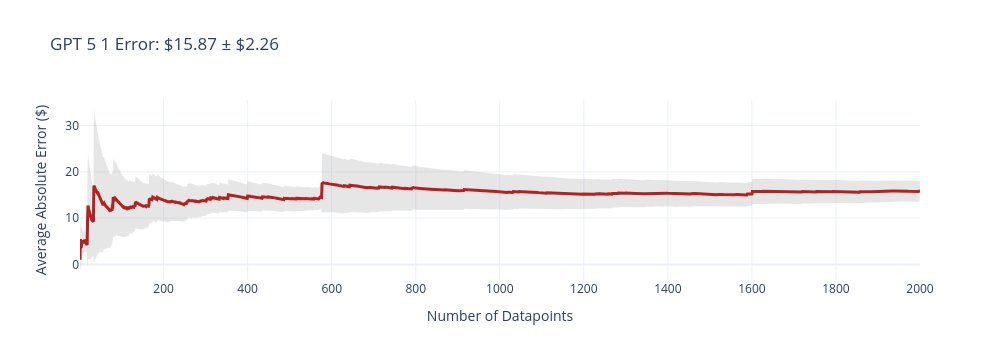
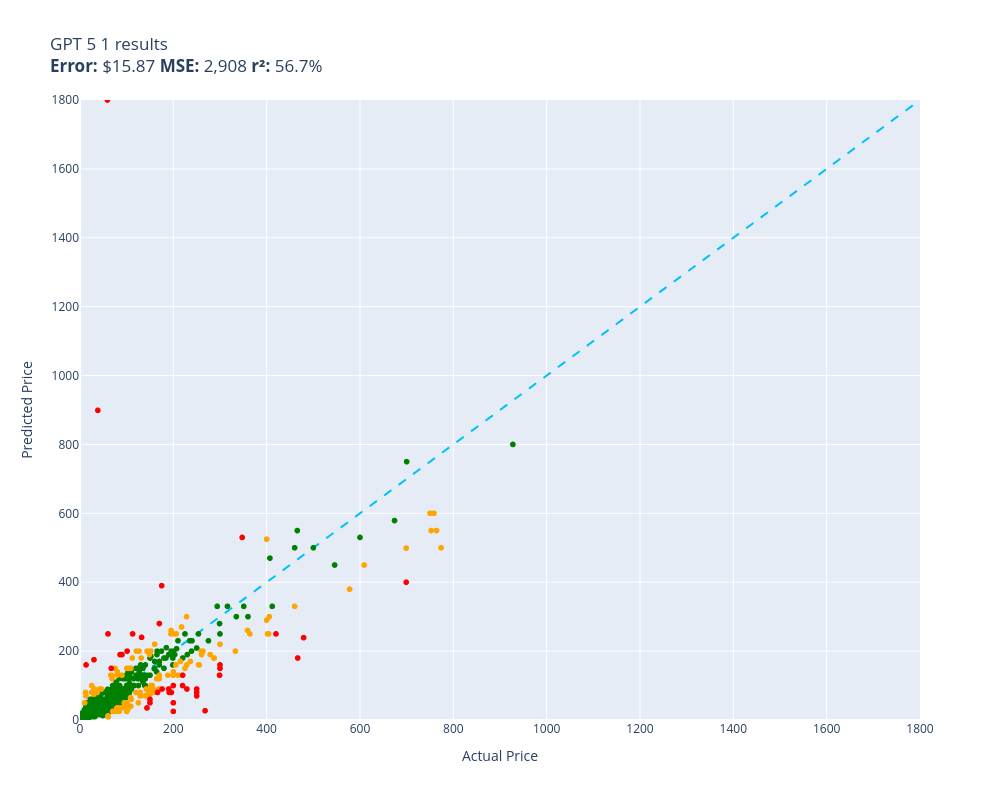

Source (notebook cell) for these figures, in order:
### Code cell
# Evaluation
evaluate(gpt_5_1, test)

### Figure 1 — Plotly figure (JSON) as saved in the notebook; plotly's stock layout.template omitted (floating-point values rounded to 4 significant figures; data arrays with more than 128 entries replaced by an {"elided": "..."} marker saying what was removed)
{"data": [{"fill": "toself", "fillcolor": "rgba(128,128,128,0.2)", "hoverinfo": "skip", "line": {"color": "rgba(255,255,255,0)"}, "name": "95% CI", "showlegend": false, "type": "scatter", "x": {"elided": "4000 int values"}, "y": {"elided": "4000 float values"}}, {"customdata": {"elided": "2000x1 float values"}, "hovertemplate": "n=%{x}<br>Avg Error=$%{y:,.2f}<br>±95% CI=$%{customdata[0]:,.2f}<extra></extra>", "line": {"color": "firebrick", "width": 3}, "mode": "lines", "name": "Cumulative Avg Error", "type": "scatter", "x": {"elided": "2000 int values"}, "y": {"elided": "2000 float values"}}], "layout": {"height": 360, "showlegend": false, "title": {"text": "GPT 5 1 Error: $15.87 ± $2.26"}, "width": 1000, "xaxis": {"title": {"text": "Number of Datapoints"}}, "yaxis": {"title": {"text": "Average Absolute Error ($)"}}}}

### Figure 2 — Plotly figure (JSON) as saved in the notebook; plotly's stock layout.template omitted (floating-point values rounded to 4 significant figures; data arrays with more than 128 entries replaced by an {"elided": "..."} marker saying what was removed)
{"data": [{"customdata": {"elided": "1841x1 str values"}, "hovertemplate": "%{customdata[0]}<extra></extra>", "legendgroup": "green", "marker": {"color": "green", "size": 6, "symbol": "circle"}, "mode": "markers", "name": "green", "showlegend": true, "type": "scattergl", "x": {"elided": "1841 float values"}, "xaxis": "x", "y": {"elided": "1841 float values"}, "yaxis": "y"}, {"customdata": [["Petus PetusHouse 55 X 36 Inch LED Lighte...\nGuess=$289.99 Actual=$399.99"], ["New Pacific Direct Elmo Bonded Leather C...\nGuess=$179.99 Actual=$111.94"], ["Kohler 2943-PG-SAA Catalan Medicine Cabi...\nGuess=$500.00 Actual=$773.77"], ["Baxton Studio Marisse Plastic Modern Din...\nGuess=$179.99 Actual=$131.07"], ["Staub 40511-684 Pure Grill Square, Gray,...\nGuess=$200.00 Actual=$120.73"], ["Modway Ashton Sofas, Light Gray\nGuess=$269.99 Actual=$217.71"], ["Z-Line Designs Series 1.2 Performance L ...\nGuess=$249.99 Actual=$402.00"], ["True HEPA Air Cleaner Filter Replacement...\nGuess=$24.99 Actual=$84.09"], ["Philips TurboStar Technology Airfryer, A...\nGuess=$149.99 Actual=$224.96"], ["Haobo Home Armless Accent Chair Button T...\nGuess=$159.99 Actual=$255.50"], ["Merax 30 Pint Compact Dehumidifier for 3...\nGuess=$149.99 Actual=$99.99"], ["Zinus Walter Standard Profile Metal Smar...\nGuess=$159.99 Actual=$205.35"], ["Traditional European-style 5-Piece Ename...\nGuess=$119.99 Actual=$169.99"], ["Top Split-King: Adjustable King Bed Shee...\nGuess=$149.99 Actual=$74.99"], ["FADFAY 100% Brushed Cotton Sheets Set Ki...\nGuess=$89.99 Actual=$141.75"], ["JESC 4 Panel Canvas Wall Art DJ Painting...\nGuess=$49.99 Actual=$98.99"], ["NWT Framed Wall Art Print Set Red, Blue ...\nGuess=$49.99 Actual=$94.85"], ["Pendulux Altimeter Table Clock - Pilot D...\nGuess=$150.00 Actual=$109.00"], ["Maya Natural Backless Counter Stool with...\nGuess=$119.99 Actual=$68.74"], ["ProCom Heating Vented Natural Gas Firepl...\nGuess=$249.99 Actual=$194.99"], ["Chill Sack Bean Bag Chair: Giant 5' Memo...\nGuess=$199.99 Actual=$149.99"], ["EMMA + OLIVER Black LeatherSoft Chair wi...\nGuess=$249.99 Actual=$403.99"], ["Tangkula 1500W Oscillating Space Heater,...\nGuess=$59.99 Actual=$109.99"], ["Rolanstar Queen Size Bed Frame with LED ...\nGuess=$249.99 Actual=$199.99"], ["Jaxx Zipline Convertible Sleeper Sofa & ...\nGuess=$599.99 Actual=$749.99"], ["6V Electronic Igniton Fireplace Module b...\nGuess=$189.99 Actual=$148.95"], ["DlandHome 47 inches Folding Table Comput...\nGuess=$79.99 Actual=$119.99"], ["Bush Furniture Yorktown 5 Shelf Bookcase...\nGuess=$169.99 Actual=$236.51"], ["Tache 5 Piece Floral Paisely Exotic Magi...\nGuess=$79.99 Actual=$146.90"], ["Ultimate Textile -10 Pack- 14 x 108-Inch...\nGuess=$39.99 Actual=$98.10"], ["W&W Artificial Orchid Plants and Flowers...\nGuess=$24.99 Actual=$69.99"], ["Pleasant Grove Farm 7 Mil Mylar Bags in ...\nGuess=$24.99 Actual=$76.95"], ["Hamilton Hills 22x30 inch Metal Gold Fra...\nGuess=$129.99 Actual=$199.99"], ["Sferra Grande Hotel Sheets - King, White...\nGuess=$525.00 Actual=$400.00"], ["Sense Of Art| Highland Cattle Wall Art| ...\nGuess=$79.99 Actual=$129.00"], ["Home Source White Bar Cabinet with Half ...\nGuess=$189.99 Actual=$279.00"], ["Coaster Furniture Bar Stool 24\" Clear Ac...\nGuess=$179.99 Actual=$286.63"], ["Octorose ® Royalty Oversize Wedding Bedd...\nGuess=$129.99 Actual=$169.99"], ["KANGAROO Thick Ergonomic Anti Fatigue Cu...\nGuess=$34.99 Actual=$89.99"], ["Safavieh Mercer Collection Betsy Grey an...\nGuess=$159.99 Actual=$228.75"], ["Zentron Crystal Collection: Natural Clea...\nGuess=$8.99 Actual=$60.59"], ["11 Pcs Electronic Fuel Injection Noid Li...\nGuess=$79.99 Actual=$24.95"], ["Butterfly Duvet Cover Sets, Soft and Bre...\nGuess=$36.99 Actual=$92.99"], ["Frenchi Home Furnishing Console Table Li...\nGuess=$79.99 Actual=$158.26"], ["GreenPan Chatham Hard Anodized Healthy C...\nGuess=$129.99 Actual=$89.97"], ["OneSpace Ultramodern Glass L-Shape Desk,...\nGuess=$129.99 Actual=$188.18"], ["Stackable Cookware Set Nonstick 100% PFO...\nGuess=$169.99 Actual=$214.99"], ["Ultimate Textile Shantung - Majestic 6 f...\nGuess=$29.99 Actual=$101.98"], ["Gaming Chair Ergonomic Office Chair Vide...\nGuess=$129.99 Actual=$65.99"], ["BISSELL, 3061 Featherweight Cordless Sti...\nGuess=$69.99 Actual=$128.74"], ["Container Furniture Direct Kittleson Uph...\nGuess=$549.99 Actual=$764.00"], ["KINWELL 2022 Upgrade Swivel Armchair Fab...\nGuess=$199.99 Actual=$151.90"], ["5 Lb. Metal Vibratory Tumbler Bowl 90 Da...\nGuess=$69.99 Actual=$129.95"], ["CRYSTAL WORLD \"Harbor Lighthouse\"\nGuess=$34.95 Actual=$78.95"], ["SHA CERLIN Full Size Bed Frame, Metal Pl...\nGuess=$149.99 Actual=$105.99"], ["Boys Sports Patch Football Basketball So...\nGuess=$44.99 Actual=$99.99"], ["Bixiaomei Floating Nightstand with Drawe...\nGuess=$49.99 Actual=$99.99"], ["Picture Perfect International Giclee Str...\nGuess=$89.99 Actual=$31.38"], ["Zuri Louie Brown Wooden Coffee Table wit...\nGuess=$499.00 Actual=$699.00"], ["CleanForce Rainbow H13 True HEPA Air Pur...\nGuess=$259.99 Actual=$359.00"], ["Kate and Laurel Palmer Large Rustic Wood...\nGuess=$129.99 Actual=$209.99"], ["Floating TV Stand with LED Lights & Powe...\nGuess=$139.99 Actual=$79.99"], ["Ambesonne Abstract Curtains, Rainbow Sty...\nGuess=$34.99 Actual=$82.99"], ["Women Pearl & White Sapphire 925 Sterlin...\nGuess=$69.99 Actual=$12.88"], ["The Gladiator Series Butcher Bundle - Th...\nGuess=$99.99 Actual=$152.00"], ["Pretty Perfect Studio - The Man in The A...\nGuess=$89.99 Actual=$156.70"], ["MCombo Manual Swivel Glider Rocker Recli...\nGuess=$329.99 Actual=$459.90"], ["Intelligent Design Felicia Duvet Set Vel...\nGuess=$89.99 Actual=$42.50"], ["HomePop Emerson Wingback Accent Chair, B...\nGuess=$219.99 Actual=$299.99"], ["South Shore Vito Platform Bed-Full-White\nGuess=$249.99 Actual=$206.16"], ["ZY Blinds Cordless Sun Shading Roller Sh...\nGuess=$45.00 Actual=$101.99"], ["Meat Grinder - 120V,SMG400#5\nGuess=$69.99 Actual=$139.97"], ["Lexicon Oakhill Velvet Convertible Studi...\nGuess=$549.99 Actual=$752.40"], ["happimess HPM1006A Step-Open Steel Pedal...\nGuess=$64.99 Actual=$108.27"], ["ArtToFrames Collage Photo Frame Double M...\nGuess=$34.99 Actual=$88.06"], ["Amanti Art Framed Bathroom Vanity Mirror...\nGuess=$199.99 Actual=$126.49"], ["Cavalier King Charles Spaniel Puppy Home...\nGuess=$39.99 Actual=$108.77"], ["Lunarable Fishing Bedspread, Illustratio...\nGuess=$89.99 Actual=$45.95"], ["Wine Barrel Lid Wall Clock | Ultra Quiet...\nGuess=$89.99 Actual=$149.95"], ["Liberty Furniture INDUSTRIES Calypso Liv...\nGuess=$299.99 Actual=$228.29"], ["RIMLUFE fit for Tonal Accessories Shelf ...\nGuess=$79.99 Actual=$36.99"], ["Carpets for Kids 4415 Give The Planet a ...\nGuess=$199.99 Actual=$263.50"], ["XLNT Blue Kitchen Towels (3 Pack) - 100%...\nGuess=$11.99 Actual=$59.99"], ["LEEWADEE Rollable Floor Mat M – Comforta...\nGuess=$75.00 Actual=$149.99"], ["DR.LOMILOMI Ergonomic Kneeling Chair 512...\nGuess=$129.99 Actual=$199.95"], ["Safavieh Hudson Collection Harper Leathe...\nGuess=$159.99 Actual=$253.99"], ["SIMPLIHOME Marana Bar Stool Bentwood Adj...\nGuess=$119.99 Actual=$164.20"], ["Roasting Pan with Polished Rack, Wide Ha...\nGuess=$44.99 Actual=$99.99"], ["Princess Dream Plush Pillow Top Twin Siz...\nGuess=$249.99 Actual=$363.95"], ["ARTCANVAS NASA James Webb Telescope JWST...\nGuess=$89.99 Actual=$168.99"], ["The Magpie, 1869 by Claude Monet, 30x47-...\nGuess=$129.99 Actual=$79.48"], ["Mr. Coffee BVMC-ECMP1102 Cafe Barista Es...\nGuess=$199.99 Actual=$260.00"], ["noblechairs Epic SK Gaming Reclining Gam...\nGuess=$449.99 Actual=$609.00"], ["Homepop Home Decor | Upholstered Bench w...\nGuess=$149.99 Actual=$104.54"], ["Coaster Home Furnishings Serenity Twin B...\nGuess=$179.99 Actual=$287.75"], ["HAPPYMOON Natural Pillowcase, for Hair a...\nGuess=$79.99 Actual=$12.02"], ["Walker Edison 4 Tier Open Shelf Metal Wo...\nGuess=$129.99 Actual=$68.00"], ["DICTAC Queen Bed Frame with LED Lights,2...\nGuess=$219.99 Actual=$159.97"], ["Frederick Douglass 2X Matted 20x22 Black...\nGuess=$99.99 Actual=$154.99"], ["Kore Kids Adjustable Height Standard Wob...\nGuess=$89.99 Actual=$144.99"], ["MJL Furniture Designs Alice Padded Bedro...\nGuess=$259.99 Actual=$195.15"], ["Bush Furniture Key West 54W Computer Des...\nGuess=$599.99 Actual=$758.60"], ["Evolur Aurora Nightstand, Blush Pink Pea...\nGuess=$199.99 Actual=$332.99"], ["Department 56 Snow Village Halloween Cri...\nGuess=$139.99 Actual=$199.99"], ["Super Area Rugs Modern Diamonds Contempo...\nGuess=$89.99 Actual=$29.99"], ["Ywindl Adjustable Dip Station, Body LAT ...\nGuess=$199.99 Actual=$143.69"], ["Electrolux 134557201 Frigidaire Control ...\nGuess=$189.99 Actual=$260.52"], ["MJL Furniture Designs Sole Secret Tufted...\nGuess=$299.99 Actual=$405.44"], ["Highlight Luxury Firm Twin XL Size (39\"x...\nGuess=$379.99 Actual=$577.65"], ["Darden Restaurants Gift Box\nGuess=$50.00 Actual=$100.00"], ["Uber Gift Card\nGuess=$25.00 Actual=$100.00"], ["Amazon.com Gift Card in a Mini Envelope\nGuess=$50.00 Actual=$10.00"], ["Outback Steakhouse Restaurant Gift Card\nGuess=$25.00 Actual=$100.00"], ["Kohl's Gift Card\nGuess=$50.00 Actual=$125.00"], ["Regal Entertainment Gift Card\nGuess=$25.00 Actual=$100.00"], ["Ruth’s Chris Steak House Gift Card\nGuess=$50.00 Actual=$100.00"], ["GameStop Gift Card\nGuess=$25.00 Actual=$100.00"], ["Lowe's Gift Card\nGuess=$50.00 Actual=$100.00"], ["Omaha Steaks Gift Card\nGuess=$100.00 Actual=$25.00"], ["T.G.I. Friday's Gift Cards, Multipack of...\nGuess=$75.00 Actual=$30.00"]], "hovertemplate": "%{customdata[0]}<extra></extra>", "legendgroup": "orange", "marker": {"color": "orange", "size": 6, "symbol": "circle"}, "mode": "markers", "name": "orange", "showlegend": true, "type": "scattergl", "x": [400.0, 111.9, 773.8, 131.1, 120.7, 217.7, 402, 84.09, 225.0, 255.5, 99.99, 205.3, 170.0, 74.99, 141.8, 98.99, 94.85, 109, 68.74, 195.0, 150.0, 404.0, 110.0, 200.0, 750.0, 148.9, 120.0, 236.5, 146.9, 98.1, 69.99, 76.95, 200.0, 400, 129, 279, 286.6, 170.0, 89.99, 228.8, 60.59, 24.95, 92.99, 158.3, 89.97, 188.2, 215.0, 102.0, 65.99, 128.7, 764, 151.9, 129.9, 78.95, 106.0, 99.99, 99.99, 31.38, 699, 359, 210.0, 79.99, 82.99, 12.88, 152, 156.7, 459.9, 42.5, 300.0, 206.2, 102.0, 140.0, 752.4, 108.3, 88.06, 126.5, 108.8, 45.95, 149.9, 228.3, 36.99, 263.5, 59.99, 150.0, 199.9, 254.0, 164.2, 99.99, 363.9, 169.0, 79.48, 260, 609, 104.5, 287.8, 12.02, 68, 160.0, 155.0, 145.0, 195.2, 758.6, 333.0, 200.0, 29.99, 143.7, 260.5, 405.4, 577.6, 100, 100, 10, 100, 125, 100, 100, 100, 100, 25, 30], "xaxis": "x", "y": [290.0, 180.0, 500, 180.0, 200, 270.0, 250.0, 24.99, 150.0, 160.0, 150.0, 160.0, 120.0, 150.0, 89.99, 49.99, 49.99, 150, 120.0, 250.0, 200.0, 250.0, 59.99, 250.0, 600.0, 190.0, 79.99, 170.0, 79.99, 39.99, 24.99, 24.99, 130.0, 525, 79.99, 190.0, 180.0, 130.0, 34.99, 160.0, 8.99, 79.99, 36.99, 79.99, 130.0, 130.0, 170.0, 29.99, 130.0, 69.99, 550.0, 200.0, 69.99, 34.95, 150.0, 44.99, 49.99, 89.99, 499, 260.0, 130.0, 140.0, 34.99, 69.99, 99.99, 89.99, 330.0, 89.99, 220.0, 250.0, 45, 69.99, 550.0, 64.99, 34.99, 200.0, 39.99, 89.99, 89.99, 300.0, 79.99, 200.0, 11.99, 75, 130.0, 160.0, 120.0, 44.99, 250.0, 89.99, 130.0, 200.0, 450.0, 150.0, 180.0, 79.99, 130.0, 220.0, 99.99, 89.99, 260.0, 600.0, 200.0, 140.0, 89.99, 200.0, 190.0, 300.0, 380.0, 50, 25, 50, 25, 50, 25, 50, 25, 50, 100, 75], "yaxis": "y"}, {"customdata": [["Poppies II by Master's Art, 30x47-Inch C...\nGuess=$149.99 Actual=$66.99"], ["Enesco Pillars Cathedral 8-Piece Nativit...\nGuess=$79.99 Actual=$249.96"], ["Village Decor Black Stone Mortar & Pestl...\nGuess=$26.99 Actual=$268.00"], ["Brage Living Swivel Gaming Chair Ergonom...\nGuess=$199.99 Actual=$100.98"], ["KALIFANO Large Tree of Life (1,251 Gemst...\nGuess=$99.95 Actual=$219.77"], ["Glass Froster CO2-CO2 Glass Chiller for ...\nGuess=$399.99 Actual=$699.00"], ["House Bunk Beds with Slide Twin Over Twi...\nGuess=$389.99 Actual=$174.99"], ["QIAOYING Jewelry Womens 3mm 18K Solid Ro...\nGuess=$159.99 Actual=$12.98"], ["ChadMade Pinch Pleated 100W x 84L Room D...\nGuess=$79.99 Actual=$190.99"], ["US Pride Furniture , Sofa, Purple\nGuess=$529.99 Actual=$347.49"], ["TTK Prestige 10025 Pressure Cooker, Juni...\nGuess=$1,800.00 Actual=$58.79"], ["Dreamfoam Bedding Chill 8\" Gel Memory Fo...\nGuess=$239.00 Actual=$479.20"], ["220V Electric Noodle machine Automatic 1...\nGuess=$69.99 Actual=$250.00"], ["Kidol & Shellder Bar Stools Set of 2 Bla...\nGuess=$89.99 Actual=$249.99"], ["JapanBargain, Lot of 6 Japanese Restaura...\nGuess=$59.99 Actual=$150.00"], ["Michael Parkes - Swan Spirit - Steltman ...\nGuess=$175.00 Actual=$29.99"], ["Merax Modern TV Stand for televisions up...\nGuess=$159.99 Actual=$299.99"], ["ZJK Rug Round Rug Padded Bedroom Bed Hea...\nGuess=$34.99 Actual=$143.50"], ["CHITA Modern 26\" Counter Height Swivel B...\nGuess=$129.99 Actual=$219.99"], ["WantJoin Commercial Electric Crepe Maker...\nGuess=$149.99 Actual=$299.99"], ["MIYZEAL 55-Inch Loveseat Sofa, Mid-Centu...\nGuess=$279.99 Actual=$169.99"], ["wookon Stackable Storage Bins with Lids-...\nGuess=$89.99 Actual=$229.12"], ["Nathan James Wesley Scandinavian TV Stan...\nGuess=$189.99 Actual=$89.99"], ["NeuType Full Length Mirror Floor Mirror ...\nGuess=$89.99 Actual=$175.94"], ["Forever Joint Hard Maple Butcher Block B...\nGuess=$249.99 Actual=$420.00"], ["Contemporary Panal and Diamonds Rugs 5x8...\nGuess=$249.99 Actual=$59.99"], ["PHANTOM CHEF 8 Piece Luxe Cookware Set |...\nGuess=$89.99 Actual=$189.97"], ["Amazon Brand – Rivet Sheena Glam Tufted ...\nGuess=$249.99 Actual=$112.68"], ["Professional Portable Induction Cooktop ...\nGuess=$179.99 Actual=$466.45"], ["BAXMUY Solid Wood End Tables, Tempered G...\nGuess=$79.99 Actual=$195.95"], ["Marshal 11 INCH INDIAN PURE IRON LOHA KA...\nGuess=$899.00 Actual=$38.15"], ["Glazze Crystal Set of 6 Handcrafted High...\nGuess=$189.99 Actual=$85.81"], ["Pensofal Biostone Pastasì - 5 Lt. Family...\nGuess=$79.99 Actual=$166.22"], ["Wood Screen Room Divider The Artist's Ga...\nGuess=$129.99 Actual=$299.00"], ["SOFTSEA Full Platform Bed Frame with Dra...\nGuess=$239.99 Actual=$131.99"], ["Apple Gift Card - App Store, iTunes, iPh...\nGuess=$50.00 Actual=$200.00"], ["Body Massage Wellness Spa - Denver, CO G...\nGuess=$100.00 Actual=$200.00"], ["Southwest Airlines Gift Card\nGuess=$50.00 Actual=$150.00"], ["JCPenney Gift Card\nGuess=$25.00 Actual=$200.00"]], "hovertemplate": "%{customdata[0]}<extra></extra>", "legendgroup": "red", "marker": {"color": "red", "size": 6, "symbol": "circle"}, "mode": "markers", "name": "red", "showlegend": true, "type": "scattergl", "x": [66.99, 250.0, 268, 101.0, 219.8, 699, 175.0, 12.98, 191.0, 347.5, 58.79, 479.2, 250, 250.0, 150, 29.99, 300.0, 143.5, 220.0, 300.0, 170.0, 229.1, 89.99, 175.9, 420, 59.99, 190.0, 112.7, 466.4, 195.9, 38.15, 85.81, 166.2, 299, 132.0, 200, 200, 150, 200], "xaxis": "x", "y": [150.0, 79.99, 26.99, 200.0, 99.95, 400.0, 390.0, 160.0, 79.99, 530.0, 1800, 239, 69.99, 89.99, 59.99, 175, 160.0, 34.99, 130.0, 150.0, 280.0, 89.99, 190.0, 89.99, 250.0, 250.0, 89.99, 250.0, 180.0, 79.99, 899, 190.0, 79.99, 130.0, 240.0, 50, 100, 50, 25], "yaxis": "y"}, {"hoverinfo": "skip", "line": {"color": "deepskyblue", "dash": "dash", "width": 2}, "mode": "lines", "name": "y = x", "showlegend": false, "type": "scatter", "x": [0, 1800], "y": [0, 1800]}], "layout": {"height": 800, "legend": {"title": {"text": "color"}, "tracegroupgap": 0}, "showlegend": false, "title": {"text": "GPT 5 1 results<br><b>Error:</b> $15.87 <b>MSE:</b> 2,908 <b>r²:</b> 56.7%"}, "width": 1000, "xaxis": {"anchor": "y", "domain": [0, 1], "range": [0, 1800], "title": {"text": "Actual Price"}}, "yaxis": {"anchor": "x", "domain": [0, 1], "range": [0, 1800], "title": {"text": "Predicted Price"}}}}
